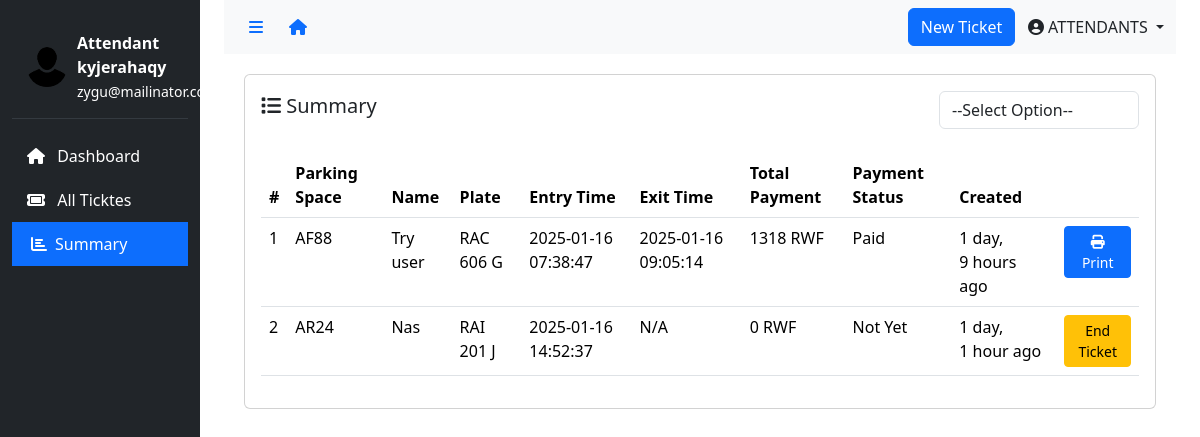
The app's page /dashboard/att-summary/ (signed in) with its own data.
### app/models.py (models this page shows, shortened)
class User(AbstractUser):
    class Role(models.TextChoices):
        ATTENDANTS = "ATTENDANTS", "Attendants"
        ADMIN = "ADMIN", "Admin"
        CLIENT = "CLIENT", "Client"
    role = models.CharField(
        max_length=50,
        choices=Role.choices,
        default=Role.CLIENT  # Set default role to CLIENT
    )
    phone_number = models.CharField(
        validators=[phone_regex],
        max_length=10,
        unique=True,
        null=True
    )
    groups = models.ManyToManyField(
        'auth.Group',
        related_name='users',
        blank=True,
        help_text='The groups this user belongs to.'
    )
    user_permissions = models.ManyToManyField(
        'auth.Permission',
        related_name='users',
        blank=True,
        help_text='Specific permissions for this user.'
    )

class Ticket(models.Model):
    parking_space = models.ForeignKey(ParkingSpace, on_delete=models.PROTECT)
    name = models.CharField(max_length=255, null=True, blank=True)  # Made nullable
    plate = models.CharField(validators=[plate_regex], max_length=9)
    entry_time = models.DateTimeField(default=timezone.now)
    exit_time = models.DateTimeField(null=True, blank=True)
    total_payment = models.IntegerField(default=0)  # Ensure this is callable
    payment_status = models.BooleanField(max_length=50, default=False)
    parking_attendee = models.ForeignKey(User, on_delete=models.SET_NULL, null=True)
    created_at = models.DateTimeField(auto_now_add=True)
    updated_at = models.DateTimeField(null=True, blank=True)

class ParkingSpace(models.Model):
    parking_lot = models.ForeignKey('ParkingLot', on_delete=models.PROTECT, related_name='parking_spaces')
    subscription = models.ForeignKey('Subscription', on_delete=models.SET_NULL, null=True, blank=True)
    space_code = models.CharField(max_length=6, unique=True)
    type = models.CharField(max_length=20, choices=SPACE_TYPE_CHOICES, default='REGULAR')
    status = models.BooleanField(default=False)
    created_at = models.DateTimeField(auto_now_add=True)

### app/views.py (the view, shortened to what this page needs)
# urls.py: path('dashboard/att-summary/', views.attsummary, name='att_summary'),
@login_required
@attendants_required
def attsummary(request):
    tickets = Ticket.objects.filter(parking_attendee=request.user)
    parking_spaces = get_user_parking_spaces(request.user)
    return render(
        request,
        "dashboard/att_summary.html",
        {
            'tickets': tickets,
            'active_menu': 'summary',
            'parking_spaces': parking_spaces,
        }
    )

### app/views.py (called while the page is built)
def get_user_parking_spaces(user):
    parking_lots = ParkingLot.objects.filter(
        Q(manager_1=user) | Q(manager_2=user)
    )
    return ParkingSpace.objects.filter(parking_lot__in=parking_lots, status=False)

### app/templates/app/dashboard/att_summary.html (shortened to what this page needs)
{% extends 'dashboard/base.html' %}
{% load humanize %}
{% block content %}
    <div class="content">
        <div class="card">
            <div class="card-body">
    <div class="d-flex justify-content-between align-items-center">
        <h5 class="card-title"><i class="fas fa-list"></i> Summary</h5>
        <select id="summary-options" class="form-control" style="width: 200px;">
            <option value="" selected>--Select Option--</option>
        </select>
    </div>
<br>
              <div class="table-responsive">
                <table class="table" id="activityTable">
                    <thead>
                        <tr>
                            <th>#</th>
                            <th>Parking Space</th>
                            <th>Name</th>
                            <th>Plate</th>
                            <th>Entry Time</th>
                            <th>Exit Time</th>
                            <th>Total Payment</th>
                            <th>Payment Status</th>
                            <th>Created</th>
                            <th></th>
                        </tr>
                      </thead>
                      <tbody>
                        {% for ticket in tickets %}
                        <tr>
                            <td>{{ forloop.counter }}</td>
                            <td>{{ ticket.parking_space.space_code }}</td>
                            <td>{{ ticket.name|default:"N/A" }}</td>
                            <td>{{ ticket.plate }}</td>
                            <td>{{ ticket.entry_time|date:"Y-m-d H:i:s" }}</td>
                            <td>{{ ticket.exit_time|date:"Y-m-d H:i:s"|default:"N/A" }}</td>
                            <td>{{ ticket.total_payment }} RWF</td>
                            <td>{{ ticket.payment_status|yesno:"Paid,Not Yet" }}</td>
                            <td>{{ ticket.created_at|naturaltime }}</td>
                            {% if not ticket.exit_time %}
                            <td>
                                <a href="{% url 'end_ticket' ticket.id %}" class="btn btn-warning btn-sm">
                                    End Ticket
                                </a>
                            </td>
                            {% elif not ticket.payment_status %}
                            <td>
                                <a href="{% url 'change_payment_status' ticket.id %}" class="btn btn-success btn-sm">
                                    <i class="fas fa-circle-check"></i> Change to Paid
                                </a>
                            </td>
                            {% elif ticket.payment_status %}
                            <td>
                                <a href="{% url 'print_receipt' ticket.id %}" class="btn btn-primary btn-sm">
                                    <i class="fas fa-print"></i> Print
                                </a>
                            </td>
                            {% else %}
                            <td></td>
                            {% endif %}
                        </tr>
                        {% empty %}
                        <tr>
                            <td colspan="10" class="text-center">No tickets found.</td>
                        </tr>
                        {% endfor %}
                    </tbody>
                </table>
              </div>
            </div>
          </div>
    </div>
{% endblock %}

### app/templates/app/dashboard/includes/attendant-sidebar.html (shortened to what this page needs)
{% load static %}
<div class="col-md-3 col-lg-2 d-md-block sidebar" id="sidebar">
  <div class="position-sticky pt-3">
    <div class="user-info d-flex align-items-center">
      <img src="{% static 'img/pngwing.com.png' %}" alt="User" class="rounded-circle" />
      <div>
        <div class="fw-bold">Attendant</div>
        <div class="fw-bold">{{ user.username }}</div>
        <small>{{ user.email }}</small>
      </div>
    </div>
    <ul class="nav flex-column">
      <li class="nav-item">
        <a class="sidebar-link {% if active_menu == 'dashboard' %}active{% endif %}"href="{% url 'dashboard' %}" data-page="dashboard">
          <i class="fas fa-home me-2"></i> Dashboard
        </a>
      </li>
      <li class="nav-item">
        <a class="sidebar-link {% if active_menu == 'tickets' %}active{% endif %}" href="{% url 'att_tickets' %}" data-page="settings">
          <i class="fas fa-ticket me-2"></i> All Ticktes
        </a>
      </li>
      <li class="nav-item">
        <a class="sidebar-link {% if active_menu == 'summary' %}active{% endif %}" href="{% url 'att_summary' %}" data-page="settings">
          <i class="fas fa-chart-bar me-2"></i>Summary
        </a>
      </li>
    </ul>
  </div>
</div>

### app/templates/app/dashboard/includes/nav.html (shortened to what this page needs)
<nav class="navbar navbar-expand-lg navbar-light bg-light">
  <div class="container-fluid d-flex align-items-center">
    <div class="d-flex align-items-center">
      <button class="btn btn-link" id="sidebarToggle">
        <i class="fas fa-bars"></i>
      </button>
      <a href="/" class="btn btn-link">
        <i class="fas fa-house"></i>
      </a>
    </div>
    <div class="ms-auto d-flex align-items-center">
      {% if request.user.role == "ATTENDANTS" %}
        <button class="btn btn-primary" data-bs-toggle="modal" data-bs-target="#newTicketModal">New Ticket</button>&nbsp;&nbsp;&nbsp;
      {% elif request.user.role == "CLIENT" %}
        <button class="btn btn-primary" data-bs-toggle="modal" data-bs-target="#subscriptionModal">My Subscription</button>&nbsp;&nbsp;&nbsp;
      {% endif %}
      <div class="dropdown">
        <a class="nav-link dropdown-toggle" href="#" role="button" data-bs-toggle="dropdown">
          <i class="fas fa-user-circle"></i> {{ user.role }}
        </a>
      </div>
    </div>
  </div>
</nav>

### app/templates/app/dashboard/base.html (style rules this page uses)
.sidebar { min-height: 100vh; background: #212529; transition: all 0.3s; }
.sidebar-link { color: #fff; text-decoration: none; padding: 10px 15px; display: block; transition: all 0.3s; }
.sidebar-link:hover, .sidebar-link.active { background: #343a40; color: #fff; border-left: 4px solid #0d6efd; }
.sidebar-link.active { background: #0d6efd; }
.content { padding: 20px; }
#sidebarToggle { cursor: pointer; }
.user-info { color: white; padding: 15px; border-bottom: 1px solid #343a40; margin-bottom: 15px; }
.user-info img { width: 40px; height: 40px; margin-right: 10px; }

### records on screen
User: username "kyjerahaqy", email "zygu@mailinator.com", role "ATTENDANTS"
Ticket: parking_space.space_code "AF88", name "Try user", plate "RAC 606 G", entry_time "2025-01-16 07:38:47", exit_time "2025-01-16 09:05:14", total_payment "1318", payment_status "Paid", created_at "1 day, 9 hours ago", shows "Print"
Ticket: parking_space.space_code "AR24", name "Nas", plate "RAI 201 J", entry_time "2025-01-16 14:52:37", exit_time "N/A", total_payment "0", payment_status "Not Yet", created_at "1 day, 1 hour ago", shows "End Ticket"
